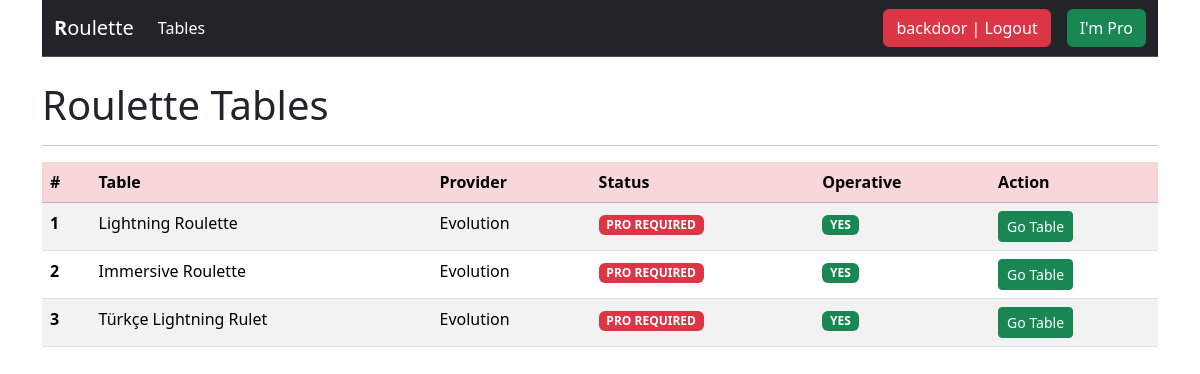
/ (signed in), run on the app's committed database.
### stats/models.py (models this page shows, shortened)
class Statistic(models.Model):
    name = models.CharField(max_length=200)
    slug = models.SlugField(blank=True)
    provider = models.ForeignKey(Provider, on_delete=models.CASCADE, null=True)
    is_premium = models.BooleanField(default=True)
    image = models.ImageField(upload_to='roulette', blank=True, null=True)
    is_operative = models.BooleanField(default=True)
    def get_absolute_url(self):
        return reverse('stats:dashboard', kwargs={'slug': self.slug})

class Provider(models.Model):
    name = models.CharField(max_length=200)

### stats/views.py (the view)
# urls.py: path('', views.main, name='main'),
def main(request):
    context = {}
    qs = Statistic.objects.all()
    if request.method == 'POST':
        new_stat = request.POST.get('new-statistic')
        obj, created = Statistic.objects.get_or_create(name=new_stat)
        return redirect('stats:dashboard', obj.slug)
    context['qs'] = qs
    return render(request, 'stats/main.html', context)

### stats/templates/stats/main.html (shortened to what this page needs)
{% extends 'base.html' %}
{% block content %}
    {% include 'stats/include/navbar.html' %}
    <br>
    <h1>Roulette Tables</h1>
    <hr>
    {% if qs %}
        <div class="table-responsive">
            <table class="table table-striped">
                <thead class="table-danger">
                <tr>
                    <th scope="col">#</th>
                    <th scope="col">Table</th>
                    <th scope="col">Provider</th>
                    <th scope="col">Status</th>
                    <th scope="col">Operative</th>
                    <th scope="col">Action</th>
                </tr>
                </thead>
                <tbody class="">
                {% for el in qs %}
                    <tr class="">
                        <th scope="row">{{ forloop.counter }}</th>
                        <td>{{ el.name }}</td>
                        <td>{{ el.provider.name }}</td>
                        {% if el.is_premium %}
                            <td><span href="{% url 'stats:become_pro' %}"
                                      class="badge text-bg-danger">PRO REQUIRED</span>
                            </td>
                        {% else %}
                            <td><span href="{{ el.get_absolute_url }}" class="badge text-bg-success">FREE</span></td>
                        {% endif %}
                        {% if el.is_operative %}
                            <td><span class="badge text-bg-success">YES</span>
                            </td>
                        {% else %}
                            <td><span class="badge text-bg-danger">NO</span></td>
                        {% endif %}
                        {% if request.user.profile.is_pro or not el.is_premium %}
                            <td><a href="{{ el.get_absolute_url }}" class="btn btn-success btn-sm">Go Table</a></td>
                        {% else %}
                            <td><a href="{% url 'stats:become_pro' %}" class="btn btn-warning btn-sm">Get
                                Suscription</a>
                            </td>
                        {% endif %}
                    </tr>
                {% endfor %}
                </tbody>
            </table>
        </div>
    {% endif %}
{% endblock content %}

### stats/templates/stats/include/navbar.html (shortened to what this page needs)
<nav class="navbar navbar-expand-lg bg-dark border-bottom border-body" data-bs-theme="dark">
    <div class="container-fluid">
        <a class="navbar-brand" href="/"><b>R</b>oulette</a>
        <div class="collapse navbar-collapse" id="navbarColor01">
            <ul class="navbar-nav me-auto mb-2 mb-lg-0">
                <li class="nav-item">
                    <a class="nav-link active" aria-current="page" href="{% url 'stats:main' %}">Tables</a>
                </li>
            </ul>
            <form class="d-flex form-inline">
                {% if not request.user.is_authenticated %}
                    <a href="{% url 'stats:login' %}" class="btn btn-success mx-2">Login</a>
                    <a href="{% url 'stats:register' %}" class="btn btn-info">Register</a>
                {% else %}
                    <a href="{% url 'stats:logout' %}" class="btn btn-danger mx-3">{{ request.user.username }} | Logout</a>
                    {% if not request.user.profile.is_pro %}
                        <a href="{% url 'stats:become_pro' %}" class="btn btn-warning">Become Pro</a>
                    {% else %}
                        <button class="btn btn-success">I'm Pro</button>
                    {% endif %}
                {% endif %}
            </form>
        </div>
    </div>
</nav>

### data on the page
Statistic: name "Lightning Roulette", provider.name "Evolution", is_premium "PRO REQUIRED", is_operative "YES"
Statistic: name "Immersive Roulette", provider.name "Evolution", is_premium "PRO REQUIRED", is_operative "YES"
Statistic: name "Türkçe Lightning Rulet", provider.name "Evolution", is_premium "PRO REQUIRED", is_operative "YES"

### other printed values
{{ request.user.username }} "backdoor"
